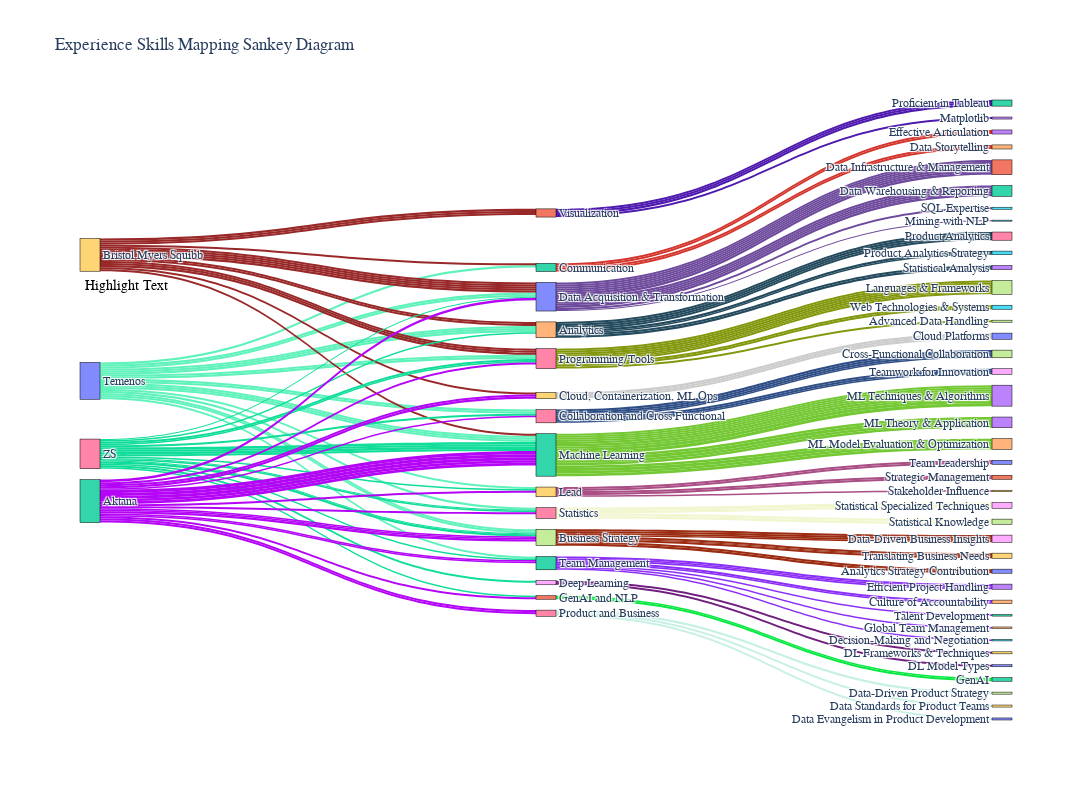

Source (notebook cell):
### Code cell
import plotly.graph_objects as go

fig = go.Figure(data=[go.Sankey(
    node=dict(
        pad=15,
        thickness=20,
        line=dict(color='black', width=0.5),
        label=labels,
        hoverinfo='all',  # Shows all available info on hover
        #hovertemplate='Node %{label}<extra></extra>',  # Custom hover template for nodes
    ),
    link=dict(
        source=source,
        target=target,
        value=value,
        color=[get_link_color(s) for s in source],  # Assign colors based on source company
        hoverinfo='all',  # Shows all available info on hover
        hovertemplate='Source: %{source.label}<br>Target: %{target.label}<br>Value: %{value}<extra></extra>',  # Custom hover template for links
    ))])

fig.update_layout(
    title_text="Experience Skills Mapping Sankey Diagram",
    font_size=12,
    font_family="Arial, sans-serif",  # Customize the font family
    width=1400,  # Width of the figure in pixels
    height=800,  # Height of the figure in pixels
    autosize=True,  # Make layout responsive
)

# Add annotations if needed
fig.add_annotation(
    text="Highlight Text",
    x=0.05,
    y=0.7,
    showarrow=False,
    font=dict(
        size=14,
        color="black"
    ),
    align="center",
    xanchor="center",
    yanchor="middle",
    xref="paper",
    yref="paper"
)

fig.show()

### Figure 1 — Plotly figure (JSON) as saved in the notebook; plotly's stock layout.template omitted (floating-point values rounded to 4 significant figures; data arrays with more than 128 entries replaced by an {"elided": "..."} marker saying what was removed)
{"data": [{"link": {"color": {"elided": "173 str values"}, "hoverinfo": "all", "hovertemplate": "Source: %{source.label}<br>Target: %{target.label}<br>Value: %{value}<extra></extra>", "source": {"elided": "173 int values"}, "target": {"elided": "173 int values"}, "value": {"elided": "173 int values"}}, "node": {"hoverinfo": "all", "label": ["Temenos", "A/B Testing for UI", "Machine Learning", "ML Techniques & Algorithms", "Analytics", "Product Analytics Strategy", "Programming/Tools", "Languages & Frameworks", "Advanced Testing Strategies Development", "Lead", "Team Leadership", "Strategic Management", "Team Management", "Efficient Project Handling", "Culture of Accountability", "Customer Segmentation and Pricing Strategy", "Product Analytics", "Business Strategy", "Data-Driven Business Insights", "Data Mining and Analysis", "Data Acquisition & Transformation", "Data Infrastructure & Management", "Data Warehousing & Reporting", "Statistical Analysis", "Database Analysis for Product Development", "Product Management Collaboration", "Collaboration and Cross Functional", "Cross-Functional Collaboration", "Teamwork for Innovation", "Translating Business Needs", "Analytics Strategy Contribution", "Stakeholder Collaboration", "Communication", "Effective Articulation", "Data Storytelling", "Statistical and Mathematical Methodologies", "Statistics", "Statistical Knowledge", "Statistical Specialized Techniques", "Bristol Myers Squibb", "Analytics Report Development", "Visualization", "Proficient in Tableau", "Matplotlib", "Automated Reporting System Development", "Web Technologies & Systems", "Client Engagement Analysis", "Dashboard Performance Enhancement", "ETL Infrastructure Engineering", "Cloud, Containerization, ML Ops", "Cloud Platforms", "Geographic Sales Data Analysis", "Logical Model Development", "Operational Reporting in Tableau", "Sales Data Processing Automation", "SQL Expertise", "ZS", "CNNs and LLMs for User Interaction Analysis at ZS", "Deep Learning", "DL Frameworks & Techniques", "DL Model Types", "GenAI and NLP", "GenAI", "ML Theory & Application", "ML Model Evaluation & Optimization", "Mining with NLP", "Data Analysis and Interpretation at ZS", "Advanced Data Handling", "Data-Driven Organizational Growth and Efficiency at ZS", "Stakeholder Influence", "Machine Learning Strategy Translation at ZS", "Multi-channel Optimization and Experimentation at ZS", "Aktana", "Contextual Intelligence Engine Development Aktana", "Machine Learning and Analytics Data Platform Integration Aktana", "Neural Network-Based Channel Propensity Models Development Aktana", "Product and Business", "Data-Driven Product Strategy", "No-Code Automated Machine Learning Platform Development Aktana", "Data Standards for Product Teams", "Data Evangelism in Product Development", "Statistical and Machine Learning Solutions Implementation and Maintenance Aktana", "Talent Development", "Technical Vision and Strategy Influencing for Engineering Teams Aktana", "Global Team Management", "Decision-Making and Negotiation"], "line": {"color": "black", "width": 0.5}, "pad": 15, "thickness": 20}, "type": "sankey"}], "layout": {"annotations": [{"align": "center", "font": {"color": "black", "size": 14}, "showarrow": false, "text": "Highlight Text", "x": 0.05, "xanchor": "center", "xref": "paper", "y": 0.7, "yanchor": "middle", "yref": "paper"}], "autosize": true, "font": {"family": "Arial, sans-serif", "size": 12}, "height": 800, "title": {"text": "Experience Skills Mapping Sankey Diagram"}, "width": 1400}}
